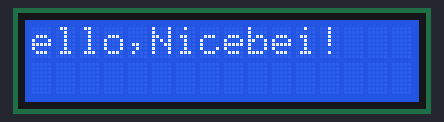
Recording of a sketch running on a simulated Arduino Uno, built with avr-gcc and run on an emulated ATmega328P. Parts: 16×2 character LCD.

Above: at 1.35 s.
At 5.56 s:
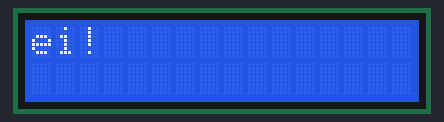
At 9.78 s:
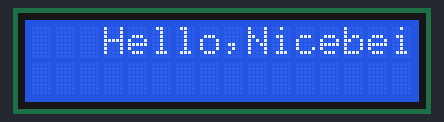
At 18.2 s:
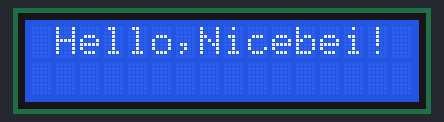
At 28.42 s:
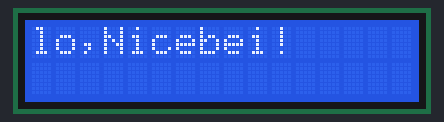
At 38.9 s:
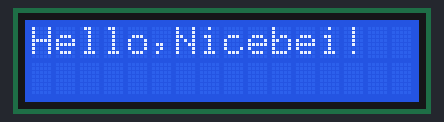

The sketch:

test_scroll_lcd.ino
```cpp
#include <Wire.h>
#include <LiquidCrystal_I2C.h>
LiquidCrystal_I2C lcd(0x20,16,2);


void setup() {
  lcd.init();
  lcd.init();
  lcd.backlight();
  lcd.begin(16,2);
  Serial.begin(9600);
  lcd.print("Hello,Nicebei!");
  delay(1000);

}

void loop() {
  for(int positionCounter = 0; positionCounter<13;positionCounter++){
    lcd.scrollDisplayLeft();
    delay(300);
    }
  for(int positionCounter = 0;positionCounter<29;positionCounter++){
    lcd.scrollDisplayRight();
    delay(300);
    }
  for(int positionCounter =0;positionCounter<16;positionCounter++){
    lcd.scrollDisplayLeft();
    delay(300);
    }
    delay(3000);
    }
```
